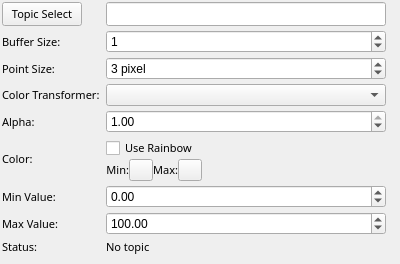
<?xml version="1.0" encoding="UTF-8"?>
<ui version="4.0">
 <class>laserscan_config</class>
 <widget class="QWidget" name="laserscan_config">
  <property name="geometry">
   <rect>
    <x>0</x>
    <y>0</y>
    <width>400</width>
    <height>264</height>
   </rect>
  </property>
  <property name="windowTitle">
   <string>Form</string>
  </property>
  <property name="styleSheet">
   <string notr="true"/>
  </property>
  <layout class="QGridLayout" name="gridLayout">
   <property name="leftMargin">
    <number>2</number>
   </property>
   <property name="topMargin">
    <number>2</number>
   </property>
   <property name="rightMargin">
    <number>2</number>
   </property>
   <property name="bottomMargin">
    <number>2</number>
   </property>
   <property name="verticalSpacing">
    <number>4</number>
   </property>
   <item row="2" column="0">
    <widget class="QPushButton" name="selecttopic">
     <property name="maximumSize">
      <size>
       <width>80</width>
       <height>16777215</height>
      </size>
     </property>
     <property name="font">
      <font>
       <family>Sans Serif</family>
       <pointsize>8</pointsize>
      </font>
     </property>
     <property name="styleSheet">
      <string notr="true"/>
     </property>
     <property name="text">
      <string>Topic Select</string>
     </property>
    </widget>
   </item>
   <item row="15" column="0">
    <widget class="QLabel" name="label_2">
     <property name="font">
      <font>
       <family>Sans Serif</family>
       <pointsize>8</pointsize>
      </font>
     </property>
     <property name="text">
      <string>Status:</string>
     </property>
    </widget>
   </item>
   <item row="15" column="2" colspan="3">
    <widget class="QLabel" name="status">
     <property name="font">
      <font>
       <family>Sans Serif</family>
       <pointsize>8</pointsize>
      </font>
     </property>
     <property name="styleSheet">
      <string notr="true"/>
     </property>
     <property name="text">
      <string>No topic</string>
     </property>
     <property name="wordWrap">
      <bool>true</bool>
     </property>
    </widget>
   </item>
   <item row="2" column="2">
    <widget class="QLineEdit" name="topic">
     <property name="font">
      <font>
       <family>Sans Serif</family>
       <pointsize>8</pointsize>
      </font>
     </property>
    </widget>
   </item>
   <item row="11" column="0">
    <widget class="QLabel" name="minValueLabel">
     <property name="font">
      <font>
       <family>Sans Serif</family>
       <pointsize>8</pointsize>
      </font>
     </property>
     <property name="text">
      <string>Min Value:</string>
     </property>
    </widget>
   </item>
   <item row="11" column="2">
    <widget class="QDoubleSpinBox" name="minValue">
     <property name="minimum">
      <double>-999999999.000000000000000</double>
     </property>
     <property name="maximum">
      <double>999999999.000000000000000</double>
     </property>
    </widget>
   </item>
   <item row="12" column="0">
    <widget class="QLabel" name="maxValueLabel">
     <property name="font">
      <font>
       <family>Sans Serif</family>
       <pointsize>8</pointsize>
      </font>
     </property>
     <property name="text">
      <string>Max Value:</string>
     </property>
    </widget>
   </item>
   <item row="12" column="2">
    <widget class="QDoubleSpinBox" name="maxValue">
     <property name="minimum">
      <double>-999999999.000000000000000</double>
     </property>
     <property name="maximum">
      <double>999999999.000000000000000</double>
     </property>
     <property name="value">
      <double>100.000000000000000</double>
     </property>
    </widget>
   </item>
   <item row="3" column="2">
    <widget class="QSpinBox" name="bufferSize">
     <property name="maximum">
      <number>99999999</number>
     </property>
     <property name="value">
      <number>1</number>
     </property>
    </widget>
   </item>
   <item row="5" column="2">
    <widget class="QComboBox" name="color_transformer"/>
   </item>
   <item row="6" column="2">
    <widget class="QDoubleSpinBox" name="alpha">
     <property name="maximum">
      <double>1.000000000000000</double>
     </property>
     <property name="singleStep">
      <double>0.100000000000000</double>
     </property>
     <property name="value">
      <double>1.000000000000000</double>
     </property>
    </widget>
   </item>
   <item row="6" column="0">
    <widget class="QLabel" name="label_9">
     <property name="font">
      <font>
       <family>Sans Serif</family>
       <pointsize>8</pointsize>
      </font>
     </property>
     <property name="text">
      <string>Alpha:</string>
     </property>
    </widget>
   </item>
   <item row="4" column="0">
    <widget class="QLabel" name="label_4">
     <property name="font">
      <font>
       <family>Sans Serif</family>
       <pointsize>8</pointsize>
      </font>
     </property>
     <property name="text">
      <string>Point Size:</string>
     </property>
    </widget>
   </item>
   <item row="4" column="2">
    <widget class="QSpinBox" name="pointSize">
     <property name="suffix">
      <string> pixel</string>
     </property>
     <property name="minimum">
      <number>1</number>
     </property>
     <property name="value">
      <number>3</number>
     </property>
    </widget>
   </item>
   <item row="3" column="0">
    <widget class="QLabel" name="label_5">
     <property name="font">
      <font>
       <family>Sans Serif</family>
       <pointsize>8</pointsize>
      </font>
     </property>
     <property name="text">
      <string>Buffer Size:</string>
     </property>
    </widget>
   </item>
   <item row="5" column="0">
    <widget class="QLabel" name="label_6">
     <property name="font">
      <font>
       <family>Sans Serif</family>
       <pointsize>8</pointsize>
      </font>
     </property>
     <property name="text">
      <string>Color Transformer:</string>
     </property>
    </widget>
   </item>
   <item row="7" column="2">
    <layout class="QVBoxLayout" name="verticalLayout_2">
     <item>
      <widget class="QCheckBox" name="use_rainbow">
       <property name="font">
        <font>
         <family>Sans Serif</family>
         <pointsize>8</pointsize>
        </font>
       </property>
       <property name="text">
        <string>Use Rainbow</string>
       </property>
      </widget>
     </item>
     <item>
      <layout class="QHBoxLayout" name="horizontalLayout">
       <item>
        <widget class="QLabel" name="minColorLabel">
         <property name="font">
          <font>
           <family>Sans Serif</family>
           <pointsize>8</pointsize>
           <italic>false</italic>
          </font>
         </property>
         <property name="text">
          <string>Min:</string>
         </property>
         <property name="alignment">
          <set>Qt::AlignRight|Qt::AlignTrailing|Qt::AlignVCenter</set>
         </property>
        </widget>
       </item>
       <item>
        <widget class="mapviz::ColorButton" name="min_color">
         <property name="maximumSize">
          <size>
           <width>24</width>
           <height>24</height>
          </size>
         </property>
         <property name="text">
          <string/>
         </property>
        </widget>
       </item>
       <item>
        <widget class="QLabel" name="maxColorLabel">
         <property name="font">
          <font>
           <family>Sans Serif</family>
           <pointsize>8</pointsize>
          </font>
         </property>
         <property name="text">
          <string>Max:</string>
         </property>
         <property name="alignment">
          <set>Qt::AlignRight|Qt::AlignTrailing|Qt::AlignVCenter</set>
         </property>
        </widget>
       </item>
       <item>
        <widget class="mapviz::ColorButton" name="max_color">
         <property name="maximumSize">
          <size>
           <width>24</width>
           <height>24</height>
          </size>
         </property>
         <property name="text">
          <string/>
         </property>
        </widget>
       </item>
       <item>
        <spacer name="horizontalSpacer">
         <property name="orientation">
          <enum>Qt::Horizontal</enum>
         </property>
         <property name="sizeHint" stdset="0">
          <size>
           <width>40</width>
           <height>20</height>
          </size>
         </property>
        </spacer>
       </item>
      </layout>
     </item>
    </layout>
   </item>
   <item row="7" column="0">
    <widget class="QLabel" name="label_3">
     <property name="font">
      <font>
       <family>Sans Serif</family>
       <pointsize>8</pointsize>
      </font>
     </property>
     <property name="text">
      <string>Color:</string>
     </property>
    </widget>
   </item>
   <item row="16" column="2">
    <spacer name="verticalSpacer">
     <property name="orientation">
      <enum>Qt::Vertical</enum>
     </property>
     <property name="sizeHint" stdset="0">
      <size>
       <width>20</width>
       <height>40</height>
      </size>
     </property>
    </spacer>
   </item>
  </layout>
 </widget>
 <customwidgets>
  <customwidget>
   <class>mapviz::ColorButton</class>
   <extends>QPushButton</extends>
   <header location="global">mapviz/color_button.h</header>
  </customwidget>
 </customwidgets>
 <resources/>
 <connections/>
 <slots>
  <slot>SelectColor()</slot>
  <slot>SelectTopic()</slot>
  <slot>TopicEdited()</slot>
  <slot>PositionToleranceChanged(double)</slot>
  <slot>AngleToleranceChanged(double)</slot>
 </slots>
</ui>
